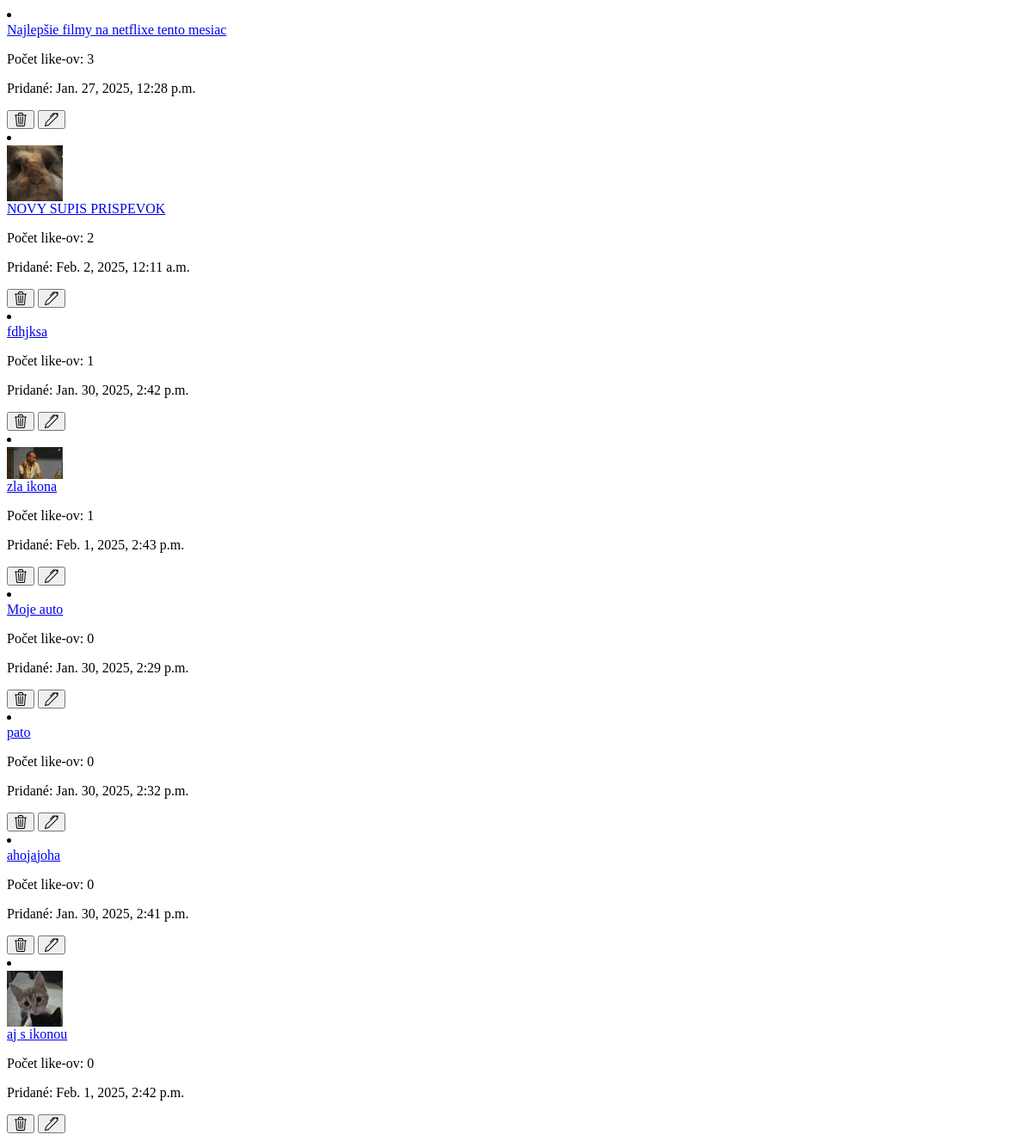
The page /my-posts/sort/ (signed in) on the database as committed earlier.
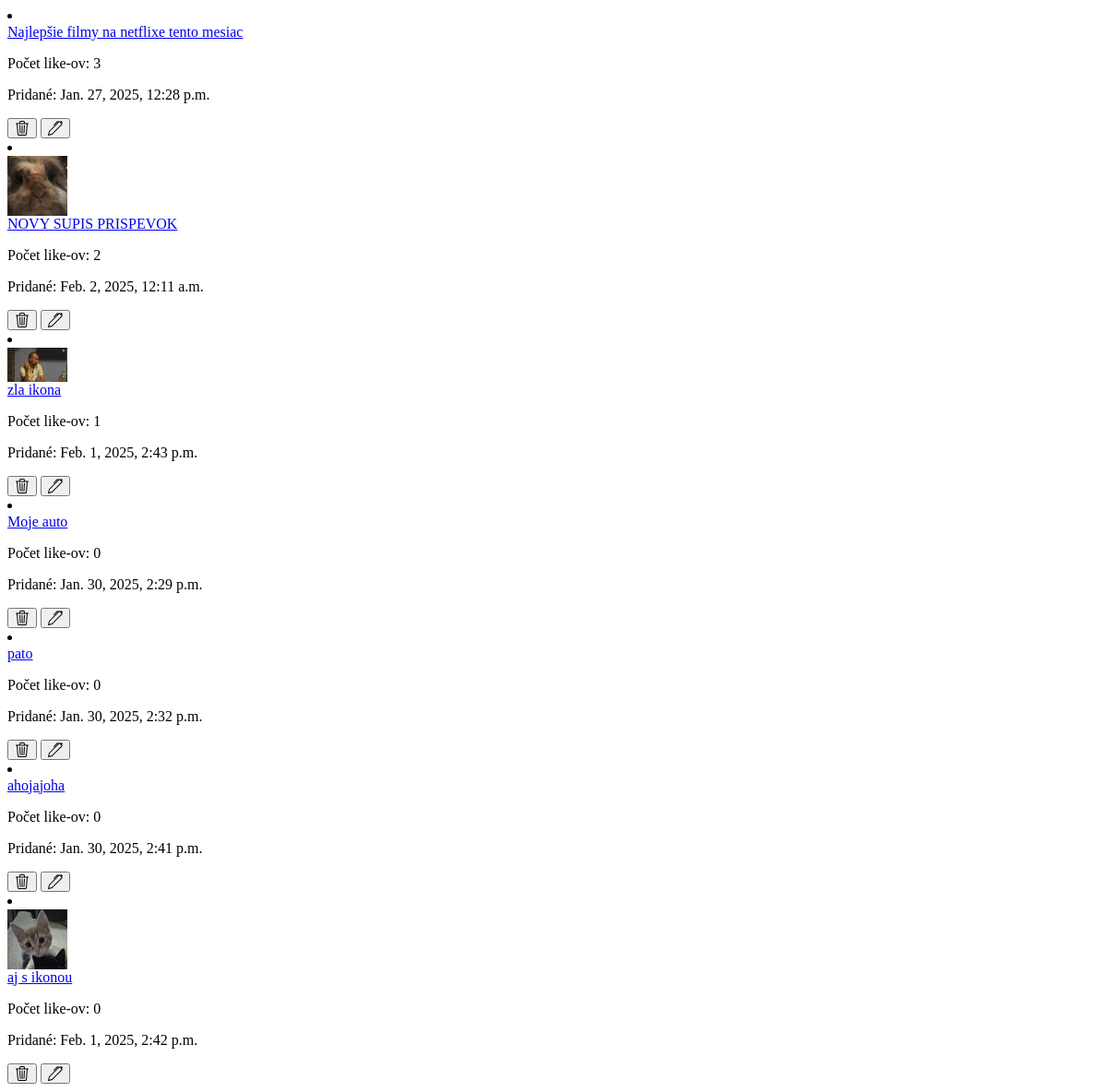
The same page on the database as committed later.
### forum/models.py (models this page shows, shortened)
class Post(models.Model):
    title = models.CharField(max_length=255)
    created_at = models.DateTimeField(auto_now_add=True)
    created_by = models.ForeignKey(User, on_delete=models.CASCADE)
    like_count = models.PositiveIntegerField(default=0)
    content = models.TextField()
    category = models.CharField(max_length=50, default='other', null=False, blank=True)
    icon = models.ImageField(upload_to='post_pics', null=True, blank=True)
    def get_absolute_url(self):
        return reverse('forum:post_detail', args=[str(self.id)])

### forum/views.py (the view)
# urls.py: path('my-posts/sort/', views.sort_my_posts, name='sort_my_posts'),
@login_required
def sort_my_posts(request):
    sort_by = request.GET.get('sort_by')
    if sort_by == "descending_date":
        sorted_posts = Post.objects.filter(created_by_id=request.user.id).order_by('-created_at')
    elif sort_by == "ascending_date":
        sorted_posts = Post.objects.filter(created_by_id=request.user.id).order_by('created_at')
    else:
        sorted_posts = Post.objects.filter(created_by_id=request.user.id).order_by('-like_count')
    return render(request, 'forum/partials/my_posts_list.html', {'posts': sorted_posts})

### forum/templates/forum/partials/my_posts_list.html (shortened to what this page needs)
<div class="container">
    <div class="mt-4 my-5">
        <div class="list-group">
            {% if posts %}
                {% for post in posts %}
                    <li class="list-group-item list-group-item-action position-relative">
                        <div class="d-flex align-items-start h-100">
                            {% if post.icon %}
                                <div class="flex-shrink-0">
                                    <img src="{{ post.icon.url }}"
                                         width="65"
                                         alt="post_icon"
                                         class="h-auto rounded">
                                </div>
                            {% endif %}
                            <div class="flex-grow-1 ms-3 overflow-hidden">
                                <a href="{{ post.get_absolute_url }}" class="fs-2 text-decoration-none">{{ post.title }}</a>
                                <p class="mb-1">Počet like-ov: {{ post.like_count }}</p>
                                <p>Pridané: {{ post.created_at }}</p>
                            </div>
                            <div class="d-flex gap-2 ms-2">
                                <button type="button" class="btn btn-danger"
                                        hx-trigger="click"
                                        hx-post="{% url 'forum:delete_my_post' %}"
                                        hx-target="#my-posts-list"
                                        hx-vals='{"post_id": "{{ post.id }}"}'
                                        hx-headers='{"X-CSRFToken": "{{ csrf_token }}"}'>
                                </button>
                                <button class="btn btn-secondary" data-id-comment="{{ comment.id }}" data-comment-content="{{ comment.content }}">
                                </button>
                            </div>
                        </div>
                    </li>
                {% endfor %}
            {% else %}
                <p>Žiaden príspevok nespadá do vybratej kategórie</p>
            {% endif %}
        </div>
    </div>
</div>

Rows that differ between the two databases and show on the page:
removed Post: title "fdhjksa", like_count "1", created_at "Jan. 30, 2025, 2:42 p.m."
